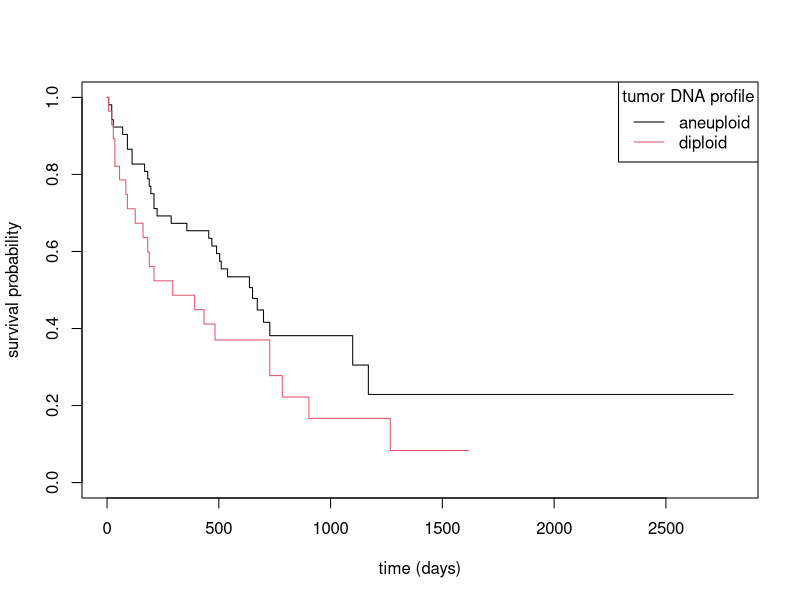

Recreate this plot in R.
## ---- chunk 1
knitr::opts_chunk$set(echo = TRUE)

#!! change this line to the directory with the .Rmd and .csv files on your computer
knitr::opts_knit$set(root.dir=file.path("/home/nathan/Dropbox/njames/school/PhD/courses/2018_19/ta_surv_anlys2/labs/lab1"))

# load packages
library(tidyverse)
library(lubridate)
library(survival)
## ---- chunk 2
# longitudinal data (tonguecancer_long.csv)
dat_long <- read_csv('tonguecancer_long.csv')

# baseline data (tonguecancer_baseline.csv)
dat_base <- read_csv('tonguecancer_baseline.csv')

dat_long
## ---- chunk 3
#dat_long arranged by patid
arrange(dat_long, patid)
## ---- chunk 4
( d1 <- tidyr::spread(dat_long, rectype, date) ) #reshape so dates are in two columns
( d2 <- dplyr::rename(d1, date1="1", date2="9") ) #renames new columns
( d3 <- dplyr::left_join(d2, dat_base) ) #merge on the tumor & demographic data

# Equivalently, do all 3 steps above in one line using pipes (%>%)
dat_wide <- spread(dat_long, rectype, date) %>% rename(date1="1", date2="9") %>% left_join(dat_base)

identical(d3, dat_wide)

dat_wide
## ---- chunk 5
( dat_label <- dplyr::mutate(dat_wide,
       tumor=recode_factor(tumor, `1`="aneuploid", `2`="diploid"),
       race=recode_factor(race, `1`="white", `2`="black", `3`="asian", `4`="other") )
)
## ---- chunk 6
# look at last 10 rows of dat_label
tail(dat_label, 10)


# create (0/1) event indicator for death and add censoring date
dat_ind <- mutate(dat_label,
                    death=if_else(is.na(date2),0,1),
                    date2=if_else(death==0,"12/31/2008",date2) )

 # last 10 rows of dat_ind
tail(dat_ind, 10)

## ---- chunk 7
( dat_final <- mutate(dat_ind, date1=mdy(date1), date2=mdy(date2), stime=date2-date1) )
## ---- chunk 8
( S <- Surv(time=dat_final$stime, event=dat_final$death) )

#example - use Surv object to make a Kaplan-Meier plot
plot(survfit(S ~ tumor, data=dat_final), 
     col=c(1,2), xlab="time (days)", ylab="survival probability")

legend("topright", title="tumor DNA profile", legend=c("aneuploid", "diploid"), 
       lty=c(1,1), col=c(1,2))

